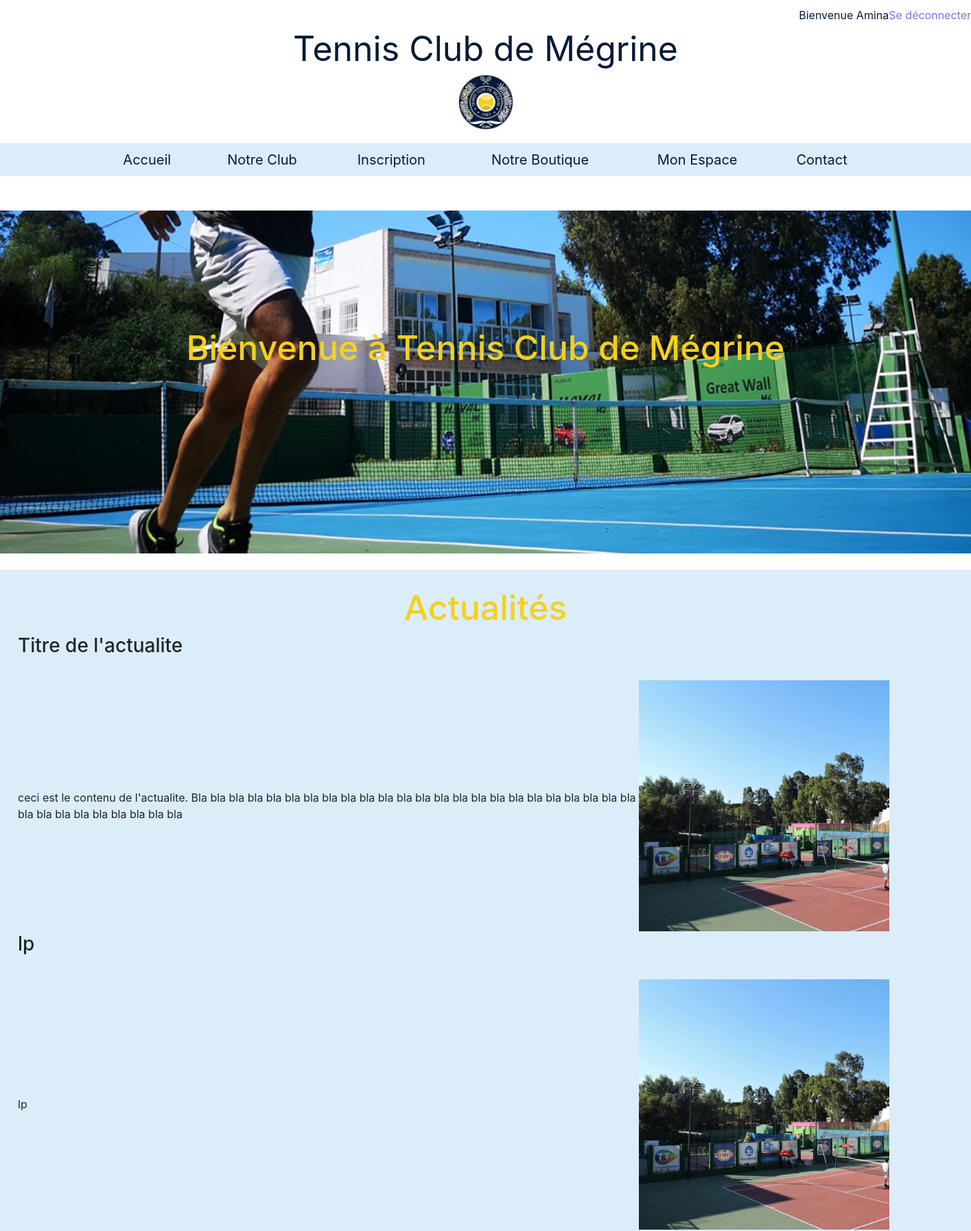
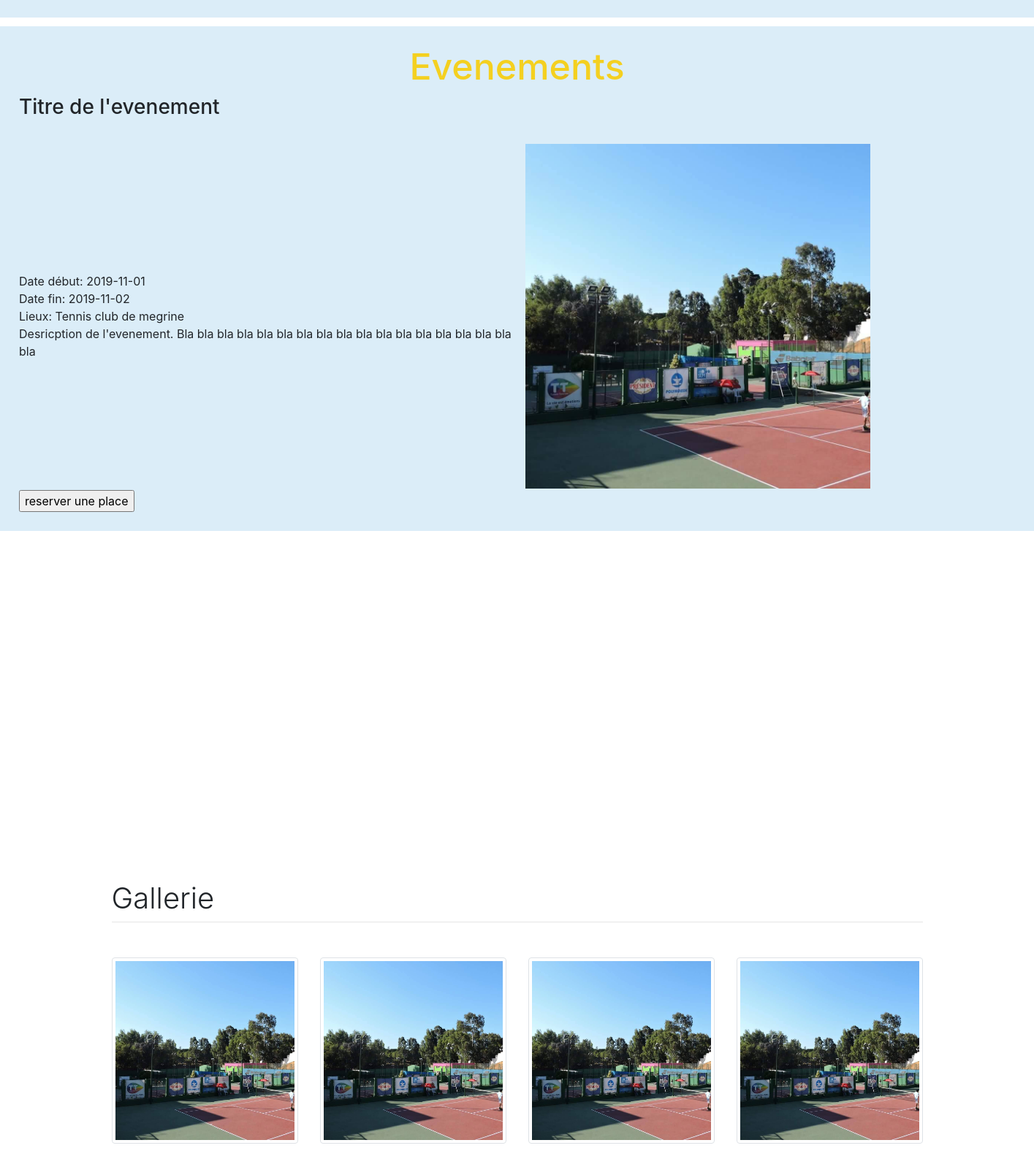
The page /view/index.php (signed in, upper part) on the database its author committed (2 pictures, top to bottom).
### tables this page shows
CREATE TABLE IF NOT EXISTS `actualites` (
  `id` int(20) NOT NULL AUTO_INCREMENT,
  `titre` varchar(30) NOT NULL,
  `contenu` text NOT NULL,
  `img` varchar(30) NOT NULL,
  PRIMARY KEY (`id`)
);

CREATE TABLE IF NOT EXISTS `evenements` (
  `id` int(10) NOT NULL AUTO_INCREMENT,
  `libelle` varchar(20) NOT NULL,
  `descrip` text NOT NULL,
  `dateDeb` date NOT NULL,
  `dateFin` date NOT NULL,
  `nbParticip` int(3) NOT NULL,
  `lieux` varchar(30) NOT NULL,
  `img` varchar(20) NOT NULL,
  PRIMARY KEY (`id`)
);

### view/index.php (the view, shortened to what this page needs)
<!DOCTYPE html>
<html lang="fr">
  <head>
        <link rel="stylesheet" href="stylefront.css">
        <link rel="stylesheet" href="css/bootstrap.min.css">
        <link rel="stylesheet" href="css/owl.carousel.min.css">
  </head>
  <body>
        <nav class="navig">
                <div class="log">
                    <?php
                     if (isset($_SESSION['l']) && isset($_SESSION['p']))
                     {
                        echo 'Bienvenue '.$_SESSION['l'];
                        echo '<a href="./logout.php">Se déconnecter</a>';
                    }
                    ?>
                </div>
                <div class="entete">
                    <a class="navbar-title" href="index.html">Tennis Club de Mégrine</a></br>
                    <img class="logo" src="images/logo.png" width="80"></br>
                </div>
                <div class="menu">
                    <table class="menu-tab" border="0" width="80%" align="center">
                        <tr>
                            <td class="nav-item"><a href="index.php" class="nav-link">Accueil</a></td>
                            <td class="nav-item"><a href="MonClub.php" class="nav-link">Notre Club</a></td>
                            <td class="nav-item"><a href="Inscription.php" class="nav-link">Inscription</a></td>
                            <td class="nav-item"><a href="boutique.php" class="nav-link">Notre Boutique</a></td>
                            <td class="nav-item"><a href="espacepriv.php" class="nav-link">Mon Espace</a></td>
                            <td class="nav-item"><a href="Contact.php" class="nav-link">Contact</a></td>
                        </tr>
                    </table>
                </div>
        </nav>
        <section class="azer">
            <div class="welcome" style="background-image:url(images/bg_1.jpg);">
                <div class="container">
                    <h1 class="titre">Bienvenue à Tennis Club de Mégrine</h1>
                </div>
            </div>
        </section>
        <section class="aze">
            <div class="bloc-accueil">
                    <h1 class="titre">Actualités</h1>
                    <?PHP
                      $sql = "SELECT * From actualites";
                      $db = config::getConnexion();
                        $listeActu = $db->query($sql);
                    ?>
                    <table class="table-actu" border='0' width="120%">
                        <?php
                          foreach ($listeActu as $row) {
                        ?>
                        <tr>
                          <td>
                            <h3><?PHP echo $row['titre']; ?></h3></br>
                          </td>
                        </tr>
                        <tr>
                          <td>
                            <?PHP echo $row['contenu']; ?></br>
                          </td>
                          <td>
                            <img class="img-actu" src=<?PHP echo $row['img']; ?> alt=""></br>
                          </td>
                        </tr>
                        <?PHP
                        }
                        ?>
                    </table>
            </div>
        </section>
        <section class="aze">
            <div class="bloc-accueil">
                    <h1 class="titre">Evenements</h1>
                    <?PHP
                      $sql = "SELECT * From evenements";
                        $listeEvent = $db->query($sql);
                    ?>
                    <table class="table-actu" border='0' width="120%">
                        <?php
                          foreach ($listeEvent as $row) {
                        ?>
                        <tr>
                          <td>
                            <h3><?PHP echo $row['libelle']; ?></h3></br>
                          </td>
                        </tr>
                        <tr>
                          <td>
                            Date début: <?PHP echo $row['dateDeb']; ?></br>
                            Date fin: <?PHP echo $row['dateFin']; ?></br>
                            Lieux: <?PHP echo $row['lieux']; ?></br>
                            <?PHP echo $row['descrip']; ?></br>
                          </td>
                          <td>
                            <img class="img-actu" src=<?PHP echo $row['img']; ?> alt=""></br>
                          </td>
                        </tr>
                        <tr>
                          <td colspan="2">
                            <?php
                              if (isset($_SESSION['l']) && isset($_SESSION['p']))
                              {
                                ?>
                                  <form method="POST" action="reservation.php">
                                        <input type="submit" name="reserver" value="reserver une place">
                                    </form>
                              <?php
                              }
                              else{
                                echo 'Connectez vous pour reserver une place';
                              }
                            ?>
                          </td>
                        </tr>
                        <?PHP
                        }
                        ?>
                    </table>
            </div>
        </section>
        <section class="aze">
        <div class="container">
                <h1 class="font-weight-light text-center text-lg-left mt-4 mb-0">Gallerie</h1>
                <hr class="mt-2 mb-5">
                <div class="row text-center text-lg-left">
                      <div class="col-lg-3 col-md-4 col-6">
                        <a href="#" class="d-block mb-4 h-100">
                              <img class="img-fluid img-thumbnail" src="images/1.jpg" alt="">
                            </a>
                      </div>
                      <div class="col-lg-3 col-md-4 col-6">
                        <a href="#" class="d-block mb-4 h-100">
                              <img class="img-fluid img-thumbnail" src="images/1.jpg" alt="">
                            </a>
                      </div>
                      <div class="col-lg-3 col-md-4 col-6">
                        <a href="#" class="d-block mb-4 h-100">
                              <img class="img-fluid img-thumbnail" src="images/1.jpg" alt="">
                            </a>
                      </div>
                      <div class="col-lg-3 col-md-4 col-6">
                        <a href="#" class="d-block mb-4 h-100">
                              <img class="img-fluid img-thumbnail" src="images/1.jpg" alt="">
                            </a>
                      </div>
                </div>
              </div>
              </section>
  </body>
  </html>

### view/stylefront.css (style rules this page uses)
*::before, *::after { -webkit-box-sizing: border-box; box-sizing: border-box; }
body { font-family: "Open Sans", Arial, sans-serif; font-size: 14px; line-height: 1.8; font-weight: 300; color: #3d435c; box-sizing: border-box; align-content: center; margin: 0; }
.log { margin-top: 10px; text-align: end; color:#071a38 ; }
.entete { text-align: center; }
a.navbar-title { text-decoration: none; font-size: 50px; color: #071a38; }
.menu { margin-top: 20px; background-color:rgb(219, 237, 248) ; }
.nav-item { text-align: center; }
a.nav-link { font-size: 20px; text-decoration: none; color: #071a38; }
.azer { box-sizing: border-box; height: 550px; height: ; }
.aze { box-sizing: border-box; height: 1000px; }
.welcome { margin-top: 50px; height: 500px; background-position: center center !important; background-size: cover; background-repeat: no-repeat; position: absolute; left: 0; right: 0; }
.container { margin-top: 170px; margin-bottom: 20px; height: fit-content; }
.titre { text-align: center; color: #f4d020; font-size: 50px; }
.bloc-accueil { height: fit-content; background-color: rgb(219, 237, 248); position: absolute; left: 0; right: 0; padding: 25px; }
.img-actu { width: 50%; }
.table-actu { padding: 20px; }

### rows shown on the page
actualites: titre "Titre de l'actualite", contenu "ceci est le contenu de l'actualite. Bla bla bla bla bla bla bla bla bla bla bla bla bla bla bla bla bla bla bla bla bla bla bla bla bla bla bla bla bla bla bla bla bla", img (picture)
actualites: titre "lp", contenu "lp", img (picture)
evenements: libelle "Titre de l'evenement", dateDeb "2019-11-01", dateFin "2019-11-02", lieux "Tennis club de megrine", descrip "Desricption de l'evenement. Bla bla bla bla bla bla bla bla bla bla bla bla bla bla bla bla bla bla", img (picture)

### other values the page prints
$_SESSION['l'] "Amina"
